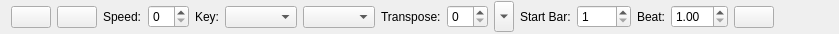
<?xml version="1.0" encoding="UTF-8"?>
<ui version="4.0">
 <class>GuiTopBar</class>
 <widget class="QWidget" name="GuiTopBar">
  <property name="geometry">
   <rect>
    <x>0</x>
    <y>0</y>
    <width>839</width>
    <height>34</height>
   </rect>
  </property>
  <property name="sizePolicy">
   <sizepolicy hsizetype="Minimum" vsizetype="Fixed">
    <horstretch>0</horstretch>
    <verstretch>0</verstretch>
   </sizepolicy>
  </property>
  <property name="minimumSize">
   <size>
    <width>0</width>
    <height>34</height>
   </size>
  </property>
  <property name="maximumSize">
   <size>
    <width>524287</width>
    <height>524287</height>
   </size>
  </property>
  <property name="windowTitle">
   <string>Form</string>
  </property>
  <layout class="QHBoxLayout">
   <property name="sizeConstraint">
    <enum>QLayout::SetMaximumSize</enum>
   </property>
   <property name="topMargin">
    <number>0</number>
   </property>
   <property name="bottomMargin">
    <number>0</number>
   </property>
   <item>
    <layout class="QHBoxLayout">
     <property name="spacing">
      <number>6</number>
     </property>
     <property name="sizeConstraint">
      <enum>QLayout::SetFixedSize</enum>
     </property>
     <item>
      <widget class="QPushButton" name="playFromStartButton">
       <property name="toolTip">
        <string>Start playing music from the start</string>
       </property>
       <property name="text">
        <string/>
       </property>
       <property name="icon">
        <iconset resource="application.qrc">
         <normaloff>:/images/play-from-start.png</normaloff>:/images/play-from-start.png</iconset>
       </property>
       <property name="iconSize">
        <size>
         <width>24</width>
         <height>24</height>
        </size>
       </property>
       <property name="checkable">
        <bool>false</bool>
       </property>
      </widget>
     </item>
     <item>
      <widget class="QPushButton" name="playButton">
       <property name="toolTip">
        <string>Start and stop playing music</string>
       </property>
       <property name="text">
        <string/>
       </property>
       <property name="icon">
        <iconset resource="application.qrc">
         <normaloff>:/images/play.png</normaloff>:/images/play.png</iconset>
       </property>
       <property name="iconSize">
        <size>
         <width>24</width>
         <height>24</height>
        </size>
       </property>
       <property name="checkable">
        <bool>false</bool>
       </property>
      </widget>
     </item>
     <item>
      <widget class="QLabel" name="label_2">
       <property name="text">
        <string>Speed:</string>
       </property>
      </widget>
     </item>
     <item>
      <widget class="QSpinBox" name="speedSpin"/>
     </item>
     <item>
      <widget class="QLabel" name="label_5">
       <property name="text">
        <string>Key:</string>
       </property>
      </widget>
     </item>
     <item>
      <widget class="QComboBox" name="keyCombo"/>
     </item>
     <item>
      <widget class="QComboBox" name="majorCombo"/>
     </item>
     <item>
      <widget class="QLabel" name="label">
       <property name="text">
        <string>Transpose:</string>
       </property>
      </widget>
     </item>
     <item>
      <widget class="QSpinBox" name="transposeSpin"/>
     </item>
     <item>
      <widget class="QToolButton" name="loopingBarsPopupButton">
       <property name="text">
        <string/>
       </property>
       <property name="iconSize">
        <size>
         <width>12</width>
         <height>24</height>
        </size>
       </property>
       <property name="checkable">
        <bool>true</bool>
       </property>
       <property name="arrowType">
        <enum>Qt::DownArrow</enum>
       </property>
      </widget>
     </item>
     <item>
      <widget class="QLabel" name="label_3">
       <property name="text">
        <string>Start Bar:</string>
       </property>
      </widget>
     </item>
     <item>
      <widget class="QSpinBox" name="startBarSpin">
       <property name="minimum">
        <number>1</number>
       </property>
       <property name="maximum">
        <number>1000</number>
       </property>
      </widget>
     </item>
     <item>
      <widget class="QLabel" name="startBeatLabel">
       <property name="text">
        <string>Beat:</string>
       </property>
      </widget>
     </item>
     <item>
      <widget class="QDoubleSpinBox" name="startBeatSpin">
       <property name="toolTip">
        <string>Beat within the start bar (1 is the first beat, 2.5 is halfway through the second beat)</string>
       </property>
       <property name="decimals">
        <number>2</number>
       </property>
       <property name="minimum">
        <double>1.000000000000000</double>
       </property>
       <property name="maximum">
        <double>32.990000000000002</double>
       </property>
       <property name="singleStep">
        <double>0.500000000000000</double>
       </property>
      </widget>
     </item>
     <item>
      <widget class="QPushButton" name="saveBarButton">
       <property name="toolTip">
        <string>Save this Bar Number</string>
       </property>
       <property name="text">
        <string/>
       </property>
       <property name="icon">
        <iconset resource="application.qrc">
         <normaloff>:/images/flag.png</normaloff>:/images/flag.png</iconset>
       </property>
       <property name="iconSize">
        <size>
         <width>24</width>
         <height>24</height>
        </size>
       </property>
      </widget>
     </item>
     <item>
      <spacer>
       <property name="orientation">
        <enum>Qt::Horizontal</enum>
       </property>
       <property name="sizeHint" stdset="0">
        <size>
         <width>0</width>
         <height>30</height>
        </size>
       </property>
      </spacer>
     </item>
    </layout>
   </item>
  </layout>
 </widget>
 <resources>
  <include location="application.qrc"/>
 </resources>
 <connections/>
</ui>
